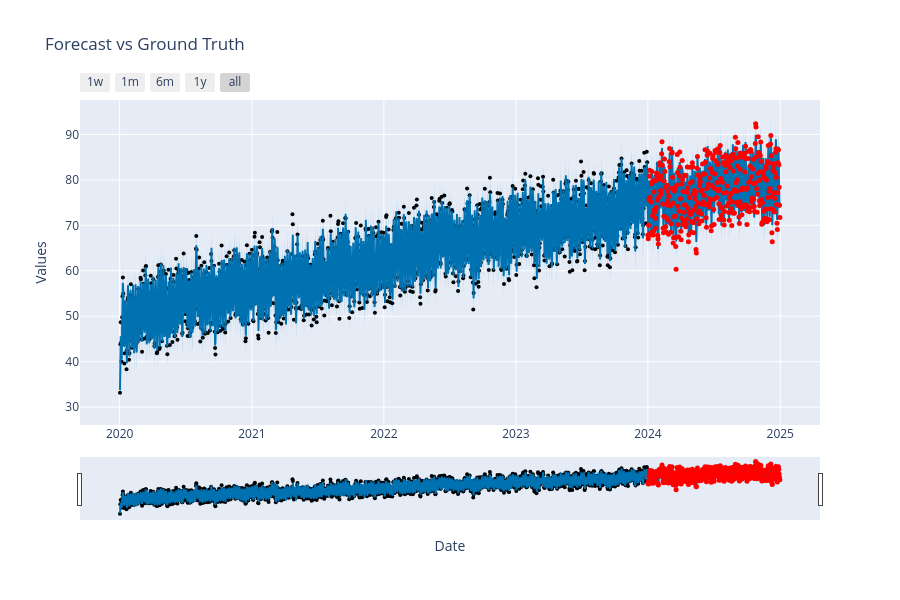

The notebook cell saved with this chart:
### Markdown cell above
<a name='prophet.plot_plotly()'></a>
### Prophet.plot_plotly()
The Prophet.plot_plotly() function provides an interactive visualization of the forecast using the Plotly library. This is an alternative to Prophet.plot(), which uses Matplotlib for static plots.

With plot_plotly(), you can dynamically explore the forecast, zoom in/out, hover over data points to see values, and pan through the graph, making it especially useful for presentations or exploring large datasets.

### Code cell
# Create Prophet's interactive plot
fig = plo.plot_plotly(model, forecast)

# Add ground truth (actual values)
fig.add_trace(
    go.Scatter(
        x=df_test["ds"],
        y=df_test["y"],
        mode="markers",
        name="Ground Truth",
        marker=dict(color="red", size=5),
    )
)

# Update layout
fig.update_layout(
    title="Forecast vs Ground Truth",
    xaxis_title="Date",
    yaxis_title="Values",
    legend=dict(orientation="h", y=-0.2),
)

# Show the plot
fig.show()

### Figure 1 — Plotly figure (JSON) as saved in the notebook; plotly's stock layout.template omitted (floating-point values rounded to 4 significant figures; data arrays with more than 128 entries replaced by an {"elided": "..."} marker saying what was removed)
{"data": [{"marker": {"color": "black", "size": 4}, "mode": "markers", "name": "Actual", "type": "scatter", "x": {"elided": "1460 str values"}, "y": {"elided": "1460 float values"}}, {"hoverinfo": "skip", "line": {"width": 0}, "mode": "lines", "type": "scatter", "x": {"elided": "1826 str values"}, "y": {"elided": "1826 float values"}}, {"fill": "tonexty", "fillcolor": "rgba(0, 114, 178, 0.2)", "line": {"color": "#0072B2", "width": 2}, "mode": "lines", "name": "Predicted", "type": "scatter", "x": {"elided": "1826 str values"}, "y": {"elided": "1826 float values"}}, {"fill": "tonexty", "fillcolor": "rgba(0, 114, 178, 0.2)", "hoverinfo": "skip", "line": {"width": 0}, "mode": "lines", "type": "scatter", "x": {"elided": "1826 str values"}, "y": {"elided": "1826 float values"}}, {"marker": {"color": "red", "size": 5}, "mode": "markers", "name": "Ground Truth", "type": "scatter", "x": {"elided": "366 str values"}, "y": {"elided": "366 float values"}}], "layout": {"height": 600, "legend": {"orientation": "h", "y": -0.2}, "showlegend": false, "title": {"text": "Forecast vs Ground Truth"}, "width": 900, "xaxis": {"rangeselector": {"buttons": [{"count": 7, "label": "1w", "step": "day", "stepmode": "backward"}, {"count": 1, "label": "1m", "step": "month", "stepmode": "backward"}, {"count": 6, "label": "6m", "step": "month", "stepmode": "backward"}, {"count": 1, "label": "1y", "step": "year", "stepmode": "backward"}, {"step": "all"}]}, "rangeslider": {"visible": true}, "title": {"text": "Date"}, "type": "date"}, "yaxis": {"title": {"text": "Values"}}}}
